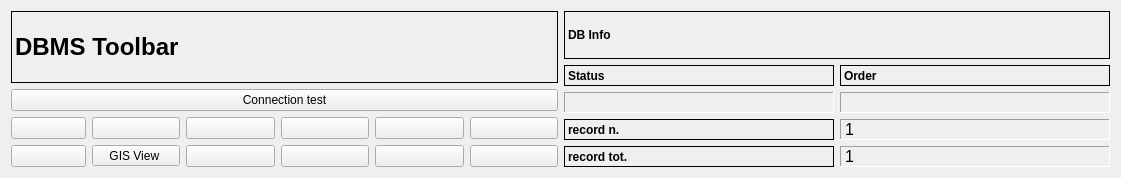
  <widget class="QWidget" name="layoutWidget">
   <property name="geometry">
    <rect>
     <x>11</x>
     <y>11</y>
     <width>1121</width>
     <height>178</height>
    </rect>
   </property>
   <layout class="QGridLayout" name="gridLayout_2">
    <item row="0" column="0">
     <widget class="QLabel" name="label_29">
      <property name="font">
       <font>
        <weight>75</weight>
        <bold>true</bold>
       </font>
      </property>
      <property name="frameShape">
       <enum>QFrame::Panel</enum>
      </property>
      <property name="text">
       <string>&lt;html&gt;&lt;head/&gt;&lt;body&gt;&lt;p&gt;&lt;span style=&quot; font-size:18pt; font-weight:600;&quot;&gt;DBMS Toolbar&lt;/span&gt;&lt;/p&gt;&lt;/body&gt;&lt;/html&gt;</string>
      </property>
     </widget>
    </item>
    <item row="0" column="1" rowspan="3">
     <layout class="QGridLayout" name="gridLayout_5">
      <item row="0" column="0">
       <widget class="QLabel" name="label_42">
        <property name="font">
         <font>
          <weight>75</weight>
          <bold>true</bold>
         </font>
        </property>
        <property name="autoFillBackground">
         <bool>true</bool>
        </property>
        <property name="frameShape">
         <enum>QFrame::Panel</enum>
        </property>
        <property name="text">
         <string>DB Info</string>
        </property>
       </widget>
      </item>
      <item row="1" column="0">
       <layout class="QGridLayout" name="gridLayout_4">
        <item row="0" column="1">
         <widget class="QLabel" name="label_43">
          <property name="font">
           <font>
            <pointsize>9</pointsize>
            <weight>75</weight>
            <bold>true</bold>
           </font>
          </property>
          <property name="frameShape">
           <enum>QFrame::Panel</enum>
          </property>
          <property name="text">
           <string>Order</string>
          </property>
          <property name="margin">
           <number>0</number>
          </property>
         </widget>
        </item>
        <item row="1" column="1">
         <widget class="QLabel" name="label_sort">
          <property name="font">
           <font>
            <pointsize>10</pointsize>
            <weight>75</weight>
            <bold>true</bold>
           </font>
          </property>
          <property name="cursor">
           <cursorShape>ForbiddenCursor</cursorShape>
          </property>
          <property name="mouseTracking">
           <bool>false</bool>
          </property>
          <property name="contextMenuPolicy">
           <enum>Qt::DefaultContextMenu</enum>
          </property>
          <property name="frameShape">
           <enum>QFrame::Panel</enum>
          </property>
          <property name="frameShadow">
           <enum>QFrame::Sunken</enum>
          </property>
          <property name="text">
           <string/>
          </property>
          <property name="alignment">
           <set>Qt::AlignCenter</set>
          </property>
          <property name="margin">
           <number>0</number>
          </property>
         </widget>
        </item>
        <item row="0" column="0">
         <widget class="QLabel" name="label_34">
          <property name="font">
           <font>
            <pointsize>9</pointsize>
            <weight>75</weight>
            <bold>true</bold>
           </font>
          </property>
          <property name="frameShape">
           <enum>QFrame::Panel</enum>
          </property>
          <property name="text">
           <string>Status</string>
          </property>
          <property name="margin">
           <number>0</number>
          </property>
         </widget>
        </item>
        <item row="1" column="0">
         <widget class="QLabel" name="label_status">
          <property name="minimumSize">
           <size>
            <width>40</width>
            <height>0</height>
           </size>
          </property>
          <property name="font">
           <font>
            <pointsize>10</pointsize>
            <weight>75</weight>
            <bold>true</bold>
           </font>
          </property>
          <property name="cursor">
           <cursorShape>ForbiddenCursor</cursorShape>
          </property>
          <property name="mouseTracking">
           <bool>false</bool>
          </property>
          <property name="contextMenuPolicy">
           <enum>Qt::DefaultContextMenu</enum>
          </property>
          <property name="frameShape">
           <enum>QFrame::Panel</enum>
          </property>
          <property name="frameShadow">
           <enum>QFrame::Sunken</enum>
          </property>
          <property name="text">
           <string/>
          </property>
          <property name="alignment">
           <set>Qt::AlignCenter</set>
          </property>
          <property name="margin">
           <number>0</number>
          </property>
         </widget>
        </item>
       </layout>
      </item>
      <item row="2" column="0">
       <layout class="QGridLayout" name="gridLayout_3">
        <item row="0" column="1">
         <widget class="QLabel" name="label_rec_corrente">
          <property name="font">
           <font>
            <family>Microsoft Sans Serif</family>
            <pointsize>12</pointsize>
           </font>
          </property>
          <property name="cursor">
           <cursorShape>ForbiddenCursor</cursorShape>
          </property>
          <property name="mouseTracking">
           <bool>false</bool>
          </property>
          <property name="contextMenuPolicy">
           <enum>Qt::DefaultContextMenu</enum>
          </property>
          <property name="frameShape">
           <enum>QFrame::Panel</enum>
          </property>
          <property name="frameShadow">
           <enum>QFrame::Sunken</enum>
          </property>
          <property name="text">
           <string>1</string>
          </property>
         </widget>
        </item>
        <item row="0" column="0">
         <widget class="QLabel" name="label_27">
          <property name="font">
           <font>
            <pointsize>9</pointsize>
            <weight>75</weight>
            <bold>true</bold>
           </font>
          </property>
          <property name="frameShape">
           <enum>QFrame::Panel</enum>
          </property>
          <property name="text">
           <string>record n.</string>
          </property>
          <property name="margin">
           <number>0</number>
          </property>
         </widget>
        </item>
        <item row="1" column="1">
         <widget class="QLabel" name="label_rec_tot">
          <property name="font">
           <font>
            <family>Microsoft Sans Serif</family>
            <pointsize>12</pointsize>
           </font>
          </property>
          <property name="cursor">
           <cursorShape>ForbiddenCursor</cursorShape>
          </property>
          <property name="mouseTracking">
           <bool>false</bool>
          </property>
          <property name="contextMenuPolicy">
           <enum>Qt::DefaultContextMenu</enum>
          </property>
          <property name="frameShape">
           <enum>QFrame::Panel</enum>
          </property>
          <property name="frameShadow">
           <enum>QFrame::Sunken</enum>
          </property>
          <property name="text">
           <string>1</string>
          </property>
         </widget>
        </item>
        <item row="1" column="0">
         <widget class="QLabel" name="label_28">
          <property name="font">
           <font>
            <pointsize>9</pointsize>
            <weight>75</weight>
            <bold>true</bold>
           </font>
          </property>
          <property name="frameShape">
           <enum>QFrame::Panel</enum>
          </property>
          <property name="text">
           <string>record tot.</string>
          </property>
          <property name="margin">
           <number>0</number>
          </property>
         </widget>
        </item>
       </layout>
      </item>
     </layout>
    </item>
    <item row="1" column="0">
     <widget class="QPushButton" name="pushButton_connect">
      <property name="text">
       <string>Connection test</string>
      </property>
     </widget>
    </item>
    <item row="2" column="0">
     <layout class="QGridLayout" name="gridLayout">
      <property name="sizeConstraint">
       <enum>QLayout::SetNoConstraint</enum>
      </property>
      <item row="0" column="6">
       <widget class="QPushButton" name="pushButton_new_rec">
        <property name="font">
         <font>
          <pointsize>9</pointsize>
         </font>
        </property>
        <property name="toolTip">
         <string>New record</string>
        </property>
        <property name="text">
         <string/>
        </property>
        <property name="icon">
         <iconset resource="../../resources/resources.qrc">
          <normaloff>:/icons/newrec.png</normaloff>:/icons/newrec.png</iconset>
        </property>
       </widget>
      </item>
      <item row="0" column="5">
       <widget class="QPushButton" name="pushButton_last_rec">
        <property name="toolTip">
         <string>Last rec</string>
        </property>
        <property name="text">
         <string/>
        </property>
        <property name="icon">
         <iconset resource="../../resources/resources.qrc">
          <normaloff>:/icons/7_rightArrows.png</normaloff>:/icons/7_rightArrows.png</iconset>
        </property>
       </widget>
      </item>
      <item row="0" column="7">
       <widget class="QPushButton" name="pushButton_save">
        <property name="font">
         <font>
          <pointsize>9</pointsize>
         </font>
        </property>
        <property name="toolTip">
         <string>Save</string>
        </property>
        <property name="text">
         <string/>
        </property>
        <property name="icon">
         <iconset resource="../../resources/resources.qrc">
          <normaloff>:/icons/b_save.png</normaloff>:/icons/b_save.png</iconset>
        </property>
        <property name="autoDefault">
         <bool>false</bool>
        </property>
       </widget>
      </item>
      <item row="1" column="5">
       <widget class="QPushButton" name="pushButton_search_go">
        <property name="font">
         <font>
          <pointsize>9</pointsize>
         </font>
        </property>
        <property name="toolTip">
         <string>search !!!</string>
        </property>
        <property name="text">
         <string/>
        </property>
        <property name="icon">
         <iconset resource="../../resources/resources.qrc">
          <normaloff>:/icons/search.png</normaloff>:/icons/search.png</iconset>
        </property>
       </widget>
      </item>
      <item row="1" column="6">
       <widget class="QPushButton" name="pushButton_sort">
        <property name="font">
         <font>
          <pointsize>9</pointsize>
         </font>
        </property>
        <property name="toolTip">
         <string>Order by</string>
        </property>
        <property name="text">
         <string/>
        </property>
        <property name="icon">
         <iconset resource="../../resources/resources.qrc">
          <normaloff>:/icons/sort.png</normaloff>:/icons/sort.png</iconset>
        </property>
       </widget>
      </item>
      <item row="1" column="7">
       <widget class="QPushButton" name="pushButton_view_all">
        <property name="font">
         <font>
          <pointsize>9</pointsize>
         </font>
        </property>
        <property name="toolTip">
         <string>View alls records</string>
        </property>
        <property name="text">
         <string/>
        </property>
        <property name="icon">
         <iconset resource="../../resources/resources.qrc">
          <normaloff>:/icons/view_all.png</normaloff>:/icons/view_all.png</iconset>
        </property>
       </widget>
      </item>
      <item row="1" column="4">
       <widget class="QPushButton" name="pushButton_new_search">
        <property name="font">
         <font>
          <pointsize>9</pointsize>
         </font>
        </property>
        <property name="toolTip">
         <string>new search</string>
        </property>
        <property name="text">
         <string/>
        </property>
        <property name="icon">
         <iconset resource="../../resources/resources.qrc">
          <normaloff>:/icons/new_search.png</normaloff>:/icons/new_search.png</iconset>
        </property>
       </widget>
      </item>
      <item row="0" column="3">
       <widget class="QPushButton" name="pushButton_prev_rec">
        <property name="maximumSize">
         <size>
          <width>16777215</width>
          <height>16777215</height>
         </size>
        </property>
        <property name="toolTip">
         <string>Prev rec</string>
        </property>
        <property name="text">
         <string/>
        </property>
        <property name="icon">
         <iconset resource="../../resources/resources.qrc">
          <normaloff>:/icons/4_leftArrow.png</normaloff>:/icons/4_leftArrow.png</iconset>
        </property>
       </widget>
      </item>
      <item row="1" column="2">
       <widget class="QPushButton" name="pushButton_delete">
        <property name="maximumSize">
         <size>
          <width>75</width>
          <height>16777215</height>
         </size>
        </property>
        <property name="font">
         <font>
          <pointsize>9</pointsize>
         </font>
        </property>
        <property name="toolTip">
         <string>Delete record</string>
        </property>
        <property name="text">
         <string/>
        </property>
        <property name="icon">
         <iconset resource="../../resources/resources.qrc">
          <normaloff>:/icons/delete.png</normaloff>:/icons/delete.png</iconset>
        </property>
        <property name="flat">
         <bool>false</bool>
        </property>
       </widget>
      </item>
      <item row="0" column="4">
       <widget class="QPushButton" name="pushButton_next_rec">
        <property name="toolTip">
         <string>Next rec</string>
        </property>
        <property name="text">
         <string/>
        </property>
        <property name="icon">
         <iconset resource="../../resources/resources.qrc">
          <normaloff>:/icons/6_rightArrow.png</normaloff>:/icons/6_rightArrow.png</iconset>
        </property>
       </widget>
      </item>
      <item row="0" column="2">
       <widget class="QPushButton" name="pushButton_first_rec">
        <property name="sizePolicy">
         <sizepolicy hsizetype="Minimum" vsizetype="Ignored">
          <horstretch>0</horstretch>
          <verstretch>0</verstretch>
         </sizepolicy>
        </property>
        <property name="toolTip">
         <string>First rec</string>
        </property>
        <property name="text">
         <string/>
        </property>
        <property name="icon">
         <iconset resource="../../resources/resources.qrc">
          <normaloff>:/icons/5_leftArrows.png</normaloff>:/icons/5_leftArrows.png</iconset>
        </property>
       </widget>
      </item>
      <item row="1" column="3">
       <widget class="QToolButton" name="toolButtonGis_2">
        <property name="sizePolicy">
         <sizepolicy hsizetype="Minimum" vsizetype="Fixed">
          <horstretch>0</horstretch>
          <verstretch>0</verstretch>
         </sizepolicy>
        </property>
        <property name="toolTip">
         <string/>
        </property>
        <property name="text">
         <string>GIS View </string>
        </property>
        <property name="icon">
         <iconset>
          <normaloff>:/images/GIS.png</normaloff>:/images/GIS.png</iconset>
        </property>
        <property name="shortcut">
         <string>Ctrl+G</string>
        </property>
        <property name="checkable">
         <bool>true</bool>
        </property>
        <property name="checked">
         <bool>false</bool>
        </property>
        <property name="toolButtonStyle">
         <enum>Qt::ToolButtonTextOnly</enum>
        </property>
        <property name="arrowType">
         <enum>Qt::NoArrow</enum>
        </property>
       </widget>
      </item>
     </layout>
    </item>
   </layout>
  </widget>
